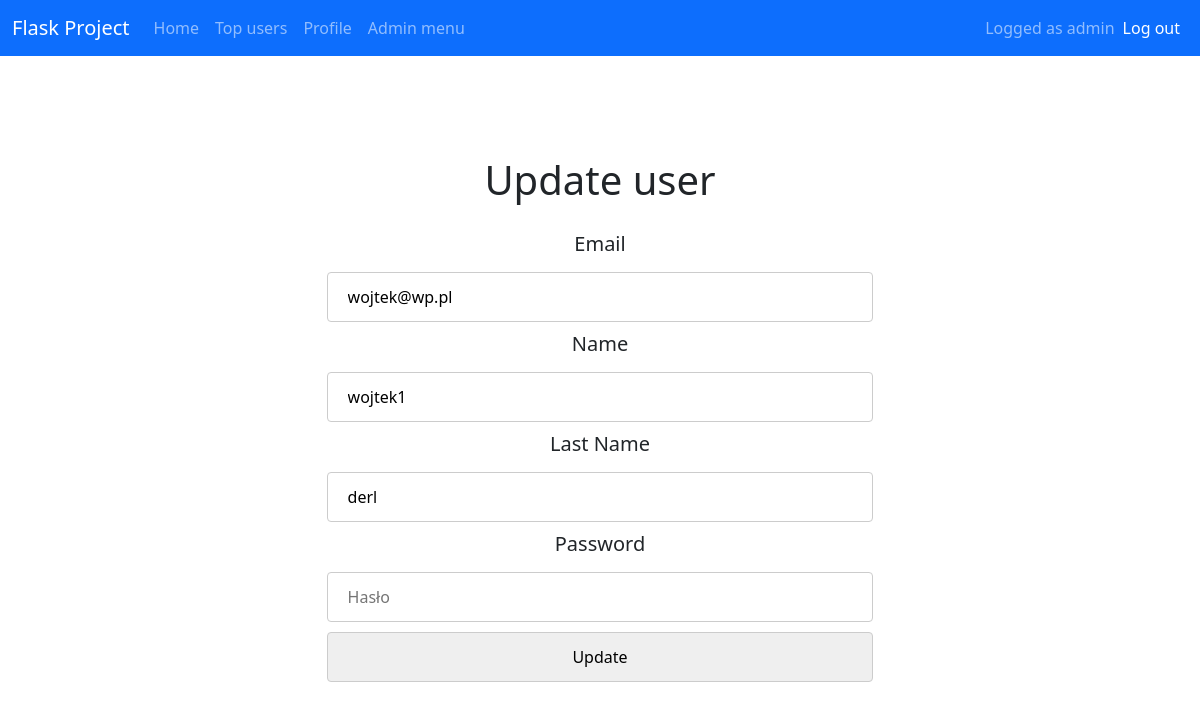
Page /admin/2/update (signed in) on the earlier database version.
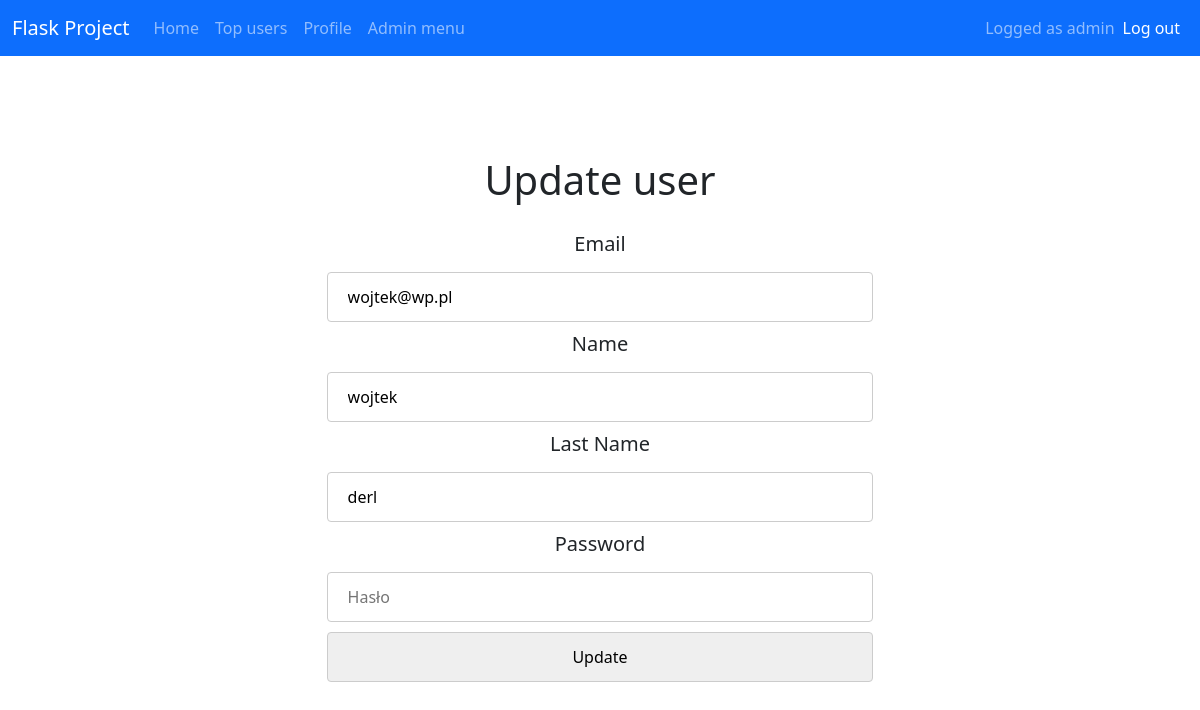
Same page on the later database version.
### app.py (models this page shows)
class User(db.Model, UserMixin):
    id = db.Column(db.Integer, primary_key = True)
    email = db.Column(db.String(30), nullable=False, unique=True)
    name = db.Column(db.String(20), nullable=False)
    last_name = db.Column(db.String(20), nullable=False)
    password = db.Column(db.String(80), nullable=False)
    login_count = db.Column(db.Integer, nullable=False, default=0)
    isAdmin = db.Column(db.Boolean(), nullable=False, default=False)

### app.py (the view)
@app.route('/admin/<int:id>/update', methods=['GET', 'POST'])
@login_required
def adminUpdate(id):
    if(current_user.isAdmin == True):
        user = User.query.filter_by(id=id).first()
        form = UserForm()
        if request.method == "POST":
            user.email = request.form['email']
            user.name = request.form['name']
            user.last_name = request.form['last_name']
            if(len(request.form['password']) != 0):
                hashed_password = bcrypt.generate_password_hash(request.form['password'])
                user.password = hashed_password
            try:
                db.session.commit()
                return redirect('/admin')
            except:
                return render_template("update.html", form=form, user = user)
        else:
            return render_template("update.html", form=form, user = user)

### app.py (shortened to what this page needs)
class UserForm(FlaskForm):
    email = StringField(validators=[InputRequired(), Length(min = 4, max=30)], render_kw={"placeholder": "Email"})
    name = StringField(validators=[InputRequired(), Length(min = 4, max=20)], render_kw={"placeholder": "Imie"})
    last_name = StringField(validators=[InputRequired(), Length(min = 4, max=20)], render_kw={"placeholder": "Nazwisko"})
    password = PasswordField(validators=[Length(min = 4, max=20)], render_kw={"placeholder": "Hasło"})
    submit = SubmitField("Update")

### app.py (called while the page is built)
@login_manager.user_loader
def load_user(user_id):
    return User.query.get(int(user_id))

### templates/update.html (shortened to what this page needs)
{% extends "base.html" %} {% block title %}profile{% endblock %}
{% block content %}
<h1>Update user</h1>
  <form action="/admin/{{ user.id }}/update" method="POST">
    <center>
    <h5>{{ form.email.label(class="form-label")}}</h5>
    {{ form.email(value=user.email) }}
    <h5>{{ form.name.label(class="form-label")}}</h5>
    {{ form.name(value=user.name) }}
    <h5>{{ form.last_name.label(class="form-label")}}</h5>
    {{ form.last_name(value=user.last_name) }}
    <h5>{{ form.password.label(class="form-label")}}</h5>
    {{ form.password(value=user.password) }}
    {{ form.submit }}
  </center>
  </form>
  </div>
{% endblock %}

Differences in the rows shown:
changed User "wojtek@wp.pl": name "wojtek1" → "wojtek"
